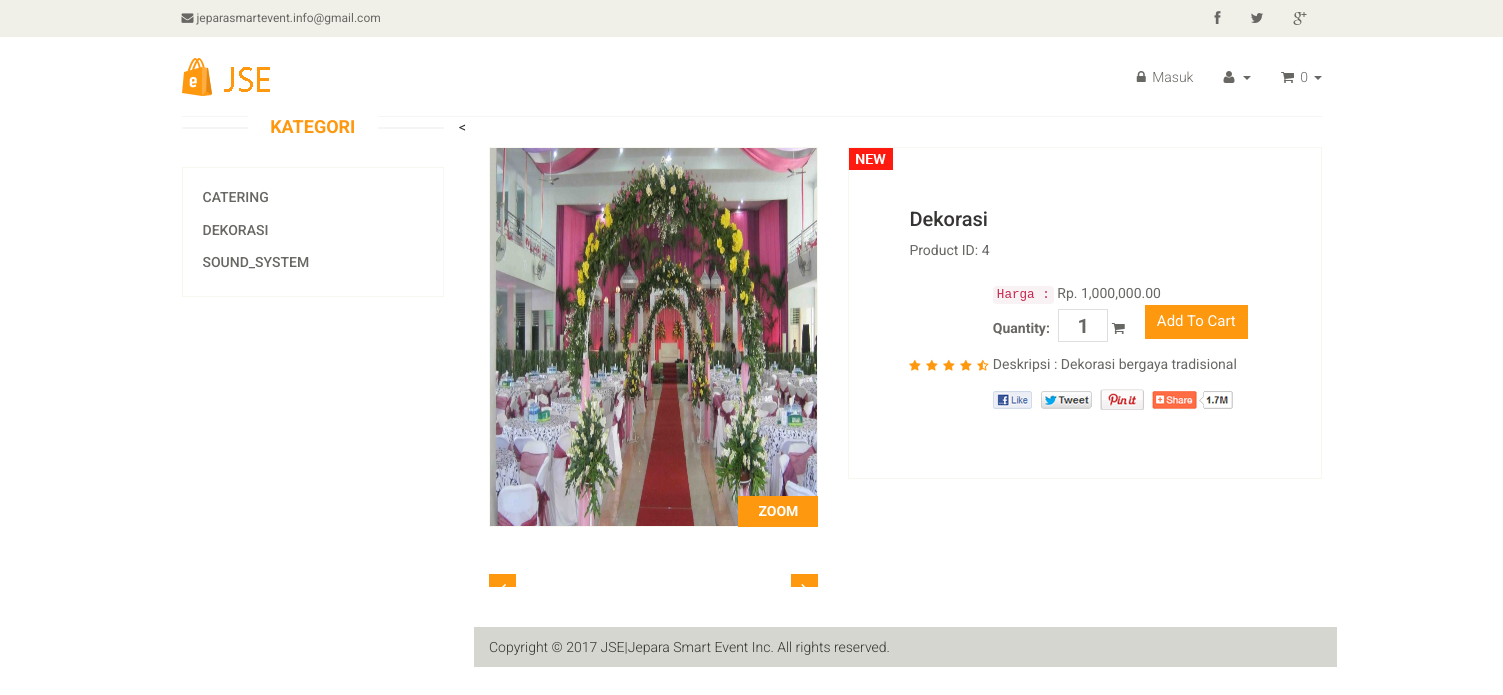
/home/view/4, run on the app's committed database.
### tables this page shows
CREATE TABLE `products` (
  `pro_id` int(16) NOT NULL,
  `pro_name` varchar(50) NOT NULL,
  `pro_title` varchar(20) NOT NULL,
  `pro_description` text NOT NULL,
  `pro_price` int(9) NOT NULL,
  `pro_stock` int(3) NOT NULL,
  `pro_image` text NOT NULL,
  `perusahaan` varchar(255) NOT NULL
);

### application/controllers/home.php (called while the page is built, shortened)
<?php
class Home extends CI_Controller {
	public function __construct ()
	{
		$this->load->model('model_products');
		$this->load->model('model_settings');
	}
	public function view($pro_id)
	{
		$pro_id=$this->uri->segment(3);
		$data['get_sitename'] = $this->model_settings->sitename_settings();
		$data['get_footer'] = $this->model_settings->footer_settings();
		$data['view_v'] = $this->model_products->detail($pro_id);
		$data['starts'] = $this->model_products->dis_products();
		$this->load->view('view_products',$data);
	}
}

### index.php (called while the page is built, shortened)
<?php
require_once BASEPATH.'core/CodeIgniter.php';

### application/models/model_products.php (called while the page is built, shortened)
<?php
class Model_products extends CI_Model {
		public function dis_products()
		{
				$this->db->distinct();
				$query = $this->db->query('SELECT DISTINCT pro_name FROM products');
				return $query->result();
		}
		public function detail($pro_id)
		{
			$query = $this->db->get_where('products', array('pro_id' => $pro_id));
			return $query->result();
		}
}

### application/views/view_products.php (the view, shortened to what this page needs)
<!DOCTYPE html>
<html lang="en">
<head>
    <link href="<?php echo base_url(); ?>assets/front/css/bootstrap.min.css" rel="stylesheet">
    <link href="<?php echo base_url(); ?>assets/front/css/font-awesome.min.css" rel="stylesheet">
    <link href="<?php echo base_url(); ?>assets/front/css/prettyPhoto.css" rel="stylesheet">
    <link href="<?php echo base_url(); ?>assets/front/css/price-range.css" rel="stylesheet">
    <link href="<?php echo base_url(); ?>assets/front/css/animate.css" rel="stylesheet">
    <link href="<?php echo base_url(); ?>assets/front/css/main.css" rel="stylesheet">
    <link href="<?php echo base_url(); ?>assets/front/css/responsive.css" rel="stylesheet">
</head>
<body>
<div class="header_top">
            <div class="container">
                <div class="row">
                    <div class="col-sm-6">
                        <div class="contactinfo">
                            <ul class="nav nav-pills">
                                <li><a href="#"><i class="fa fa-envelope"></i> jeparasmartevent.info@gmail.com</a></li>
                            </ul>
                        </div>
                    </div>
                    <div class="col-sm-6">
                        <div class="social-icons pull-right">
                            <ul class="nav navbar-nav">
                                <li><a href="#"><i class="fa fa-facebook"></i></a></li>
                                <li><a href="#"><i class="fa fa-twitter"></i></a></li>
                                <li><a href="#"><i class="fa fa-google-plus"></i></a></li>
                            </ul>
                        </div>
                    </div>
                </div>
            </div>
        </div>
<<div class="col-sm-9 padding-right">
                    <div class="product-details">
                    <?php foreach ($view_v as $product ) : ?>
                        <div class="col-sm-5">
                            <div class="view-product">
                                <?php
                                                    $product_image =['src'  =>'assets/uploads/'.$product->pro_image,
                                                    'class'=>'img-responsive img-portfolio img-hover',
                                                    'id'=>'g'
                                                    ];
                                                    echo img($product_image);
                                                ?>
                                <h3>ZOOM</h3>
                            </div>
                            <div id="similar-product" class="carousel slide" data-ride="carousel">
                                    <div class="carousel-inner">
                                        <div class="item active">
                                          <a href=""><img src="images/product-details/similar1.jpg" alt=""></a>
                                          <a href=""><img src="images/product-details/similar2.jpg" alt=""></a>
                                          <a href=""><img src="images/product-details/similar3.jpg" alt=""></a>
                                        </div>
                                    </div>
                                  <a class="left item-control" href="#similar-product" data-slide="prev">
                                    <i class="fa fa-angle-left"></i>
                                  </a>
                                  <a class="right item-control" href="#similar-product" data-slide="next">
                                    <i class="fa fa-angle-right"></i>
                                  </a>
                            </div>
                        </div>
                        <div class="col-sm-7">
                            <div class="product-information">
                                <img src="images/product-details/new.jpg" class="newarrival" alt="" />
                                <h2><?=  $product->pro_name ?></h2>
                                <p>Product ID: <?= $product->pro_id ?></p>
                                <img src="images/product-details/rating.png" alt="" />
                                <span>
                                    <p><code>Harga :</code> Rp. <?= $this->cart->format_number( $product->pro_price );  ?><br>
                                    <label>Quantity:</label>
                                    <input type="text" value="<?= $product->pro_stock ?>" />
                                    <i class="fa fa-shopping-cart"><?=  anchor('home/add_to_cart/'.$product->pro_id,'Add To Cart',['class'=>'btn btn-fefault cart','role'=>'button']) ?></i>
                                </span>
                                <p>Deskripsi : <?=  $product->pro_description ?></p>
                                <a href=""><img src="images/product-details/share.png" class="share img-responsive"  alt="" /></a>
                            </div>
                        </div>
                    </div>
                    <?php endforeach; ?>
</body>
</html>

### assets/front/css/main.css (style rules this page uses)
body { font-family: 'Roboto', sans-serif; background:; position: relative; font-weight:400px; }
ul li { list-style: none; }
a { -webkit-transition: 300ms; -moz-transition: 300ms; -o-transition: 300ms; transition: 300ms; }
h1, h2, h3, h4, h5, h6 { font-family: 'Roboto', sans-serif; }
.header_top { background: none repeat scroll 0 0 #F0F0E9; }
.contactinfo ul li:first-child { margin-left: -15px; }
.contactinfo ul li a { font-size: 12px; color: #696763; font-family: 'Roboto', sans-serif; }
.social-icons ul li a { border: 0 none; border-radius: 0; color: #696763; padding:0px; }
.social-icons ul li { display:inline-block; }
.social-icons ul li a i { padding: 11px 15px; transition: all 0.9s ease 0s; -moz-transition: all 0.9s ease 0s; -webkit-transition: all 0.9s ease 0s; -o-transition: all 0.9s ease 0s; }
.item { padding-left: 100px; }
.right { right: 0; }
.category-products .panel-default .panel-heading .panel-title a { color: #696763; font-family: 'Roboto', sans-serif; font-size: 14px; text-decoration: none; text-transform: uppercase; }
.padding-right { padding-right: 0; }
.product-details { overflow:hidden; }
#similar-product { margin-top: 40px; }
.product-details { margin-bottom: 40px; overflow: hidden; margin-top: 10px; }
.view-product { position: relative; }
.view-product img { border: 1px solid #F7F7F0; height: 380px; width: 100%; }
.view-product h3 { background: #FE980F; bottom: 0; color: #FFFFFF; font-family: 'Roboto', sans-serif; font-size: 14px; font-weight: 700; margin-bottom: 0; padding: 8px 20px; position: absolute; right: 0; }
#similar-product .carousel-inner .item { padding-left:0px; }
.item-control { position: absolute; top: 35%; }
.item-control i { background: #FE980F; color: #FFFFFF; font-size: 20px; padding: 5px 10px; }
.product-information { border: 1px solid #F7F7F0; overflow: hidden; padding-bottom: 60px; padding-left: 60px; padding-top: 60px; position: relative; }
.newarrival { position:absolute; top:0; left:0 }
.product-information h2 { color: #363432; font-family: 'Roboto', sans-serif; font-size: 20px; margin-top: 0; }
.product-information p { color: #696763; font-family: 'Roboto', sans-serif; margin-bottom: 5px; }
.product-information span { display: inline-block; margin-bottom: 8px; margin-top: 18px; }
.product-information span input { border: 1px solid #DEDEDC; color: #696763; font-family: 'Roboto', sans-serif; font-size: 20px; font-weight: 700; height: 33px; outline: medium none; text-align: center; width: 50px; }
.product-information span label { color: #696763; font-family: 'Roboto', sans-serif; font-weight: 700; margin-right: 5px; }
.share { margin-top: 15px; }
.cart { background: #FE980F; border: 0 none; border-radius: 0; color: #FFFFFF; font-family: 'Roboto', sans-serif; font-size: 15px; margin-bottom: 10px; margin-left: 20px; }

### data on the page
products: pro_image (picture), pro_name "Dekorasi", pro_id "4", pro_price "1,000,000.00", pro_stock "1", pro_id "Add To Cart", pro_description "Dekorasi bergaya tradisional"

### other printed values
$this->cart->total_items() "0"
anchor('home/category/'.$start->pro_name,$start->pro_name) "CATERING"
anchor('home/category/'.$start->pro_name,$start->pro_name) "DEKORASI"
anchor('home/category/'.$start->pro_name,$start->pro_name) "SOUND_SYSTEM"
